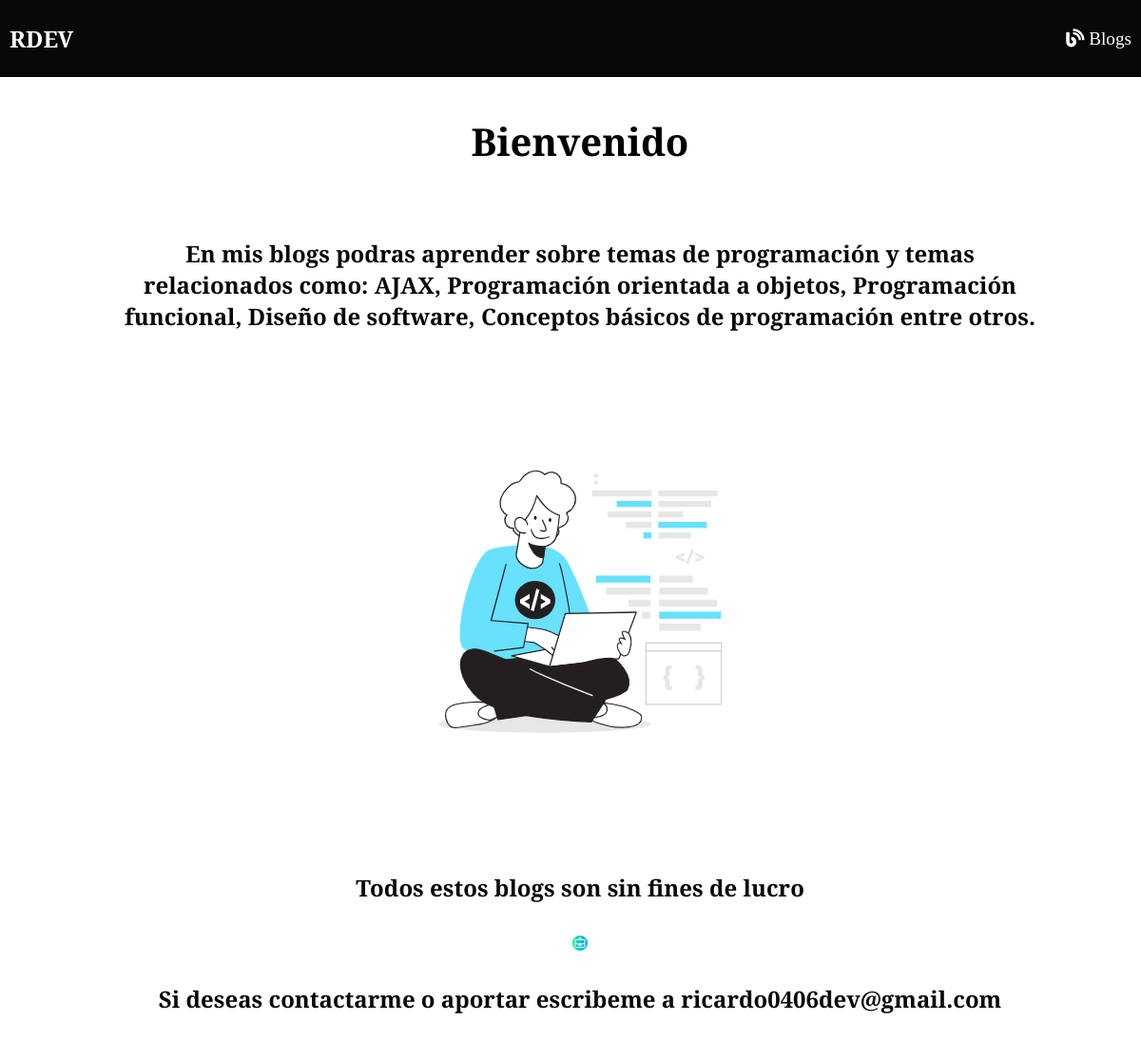
/blog/Bienvenido/, run on the app's committed database.
### home/models.py (models this page shows)
class Blogs(models.Model):
    blog_title = models.CharField(max_length=200)
    blog_intro = models.TextField()
    blog_intro_image = models.ImageField(blank=True, null=True, upload_to="blog_images")
    blog_body = models.TextField(blank=True, null=True)
    blog_body_image = models.ImageField(blank=True, null=True, upload_to="blog_images")
    blog_closing = models.TextField(blank=True, null=True)
    class Meta:
        verbose_name = "Blog"
        verbose_name_plural = "Blogs"

### home/views.py (the view)
# urls.py: 2. Add a URL to urlpatterns:  path('blog/', include('blog.urls'))
def blog(request, blog_title):
    blog_info = Blogs.objects.get(blog_title=blog_title)
    return render(request, 'home/blog.html', {'blog_info':blog_info})

### home/templates/home/blog.html (shortened to what this page needs)
<!DOCTYPE html>
<html lang="en">
{% load static %}
<head>
    <link rel="stylesheet" href="{% static 'main_app/css/base.css' %}">
    <link rel="stylesheet" href="{% static 'main_app/css/blog-view.css' %}">
    <link href="https://cdnjs.cloudflare.com/ajax/libs/font-awesome/5.13.0/css/all.min.css" rel="stylesheet">
    <link href="https://unpkg.com/aos@2.3.1/dist/aos.css" rel="stylesheet">
</head>
<body style="background-color: white;">
    <nav class="blog-navbar">
        <h3 class="navbar-brand">RDEV</h3>
        <a class="blogs-link" href="{% url 'Blog' %}"><i class="fas fa-blog"></i> Blogs</a>
    </nav>
    <div class="blog-info-container" data-aos="flip-left" data-aos-duration="2000" data-aos-anchor-placement="top-bottom">
        <h3 class="fz-3" style="text-align: center; ">{{blog_info.blog_title}}</h3>
        <p class="text-content">{{blog_info.blog_intro}}</p>
        <img src="{{blog_info.blog_intro_image.url}}" alt="">
        <p class="text-content">{{blog_info.blog_body}}</p>
        {% if blog_info.blog_body_image%}<img src="{{blog_info.blog_body_image.url}}" alt=""> {% endif %}
        <p class="text-content">{{blog_info.blog_closing}}</p>
    </div>
</body>
</html>

### main_app/static/main_app/css/base.css (style rules this page uses)
html { font-size: 16px; }
body { font-family: 'Bitter', serif; box-sizing: border-box; margin: 0; overflow-x: hidden; background-color: var(--black); }
.navbar-brand { margin-left: 10px; font-size: 1.5rem; color: white; }
.text-content { width: 100%; height: auto; padding: 10px; text-align: center; word-wrap: break-word; }
.fz-3 { font-size: 2.5rem; }
:root { --primary: #145DA0; --secondary: #2E8BC0; --dark: #0C2D48; --gray: #444b5af6; --black: #0A0708; --white: #d9e4f1; --light: #B1D4E0; --text-content-fz: 1.5rem; --h1-fz: 4rem; --h2-fz: 3rem; --h3-fz: 2.5rem; }

### main_app/static/main_app/css/blog-view.css (style rules this page uses)
.blog-info-container { width: 80%; display: flex; flex-direction: column; align-items: center; justify-content: space-evenly; flex-wrap: wrap; margin: auto; }
.text-content { color: var(--black); font-weight: bolder; font-size: var(--text-content-fz); }
.blog-navbar { background-color: var(--black); display: flex; flex-direction: row; align-items: center; justify-content: space-between; }
.blogs-link { color: white; font-size: 1.2rem; text-decoration: none; padding-right: 10px; }

### data on the page
Blogs: blog_title "Bienvenido", blog_intro "En mis blogs podras aprender sobre temas de programación y temas relacionados como: AJAX, Programación orientada a objetos, Programación funcional, Diseño de software, Conceptos básicos de programación entre otros.", blog_intro_image (picture), blog_body "Todos estos blogs son sin fines de lucro", blog_body_image (picture), blog_closing "Si deseas contactarme o aportar escribeme a ricardo0406dev@gmail.com"
